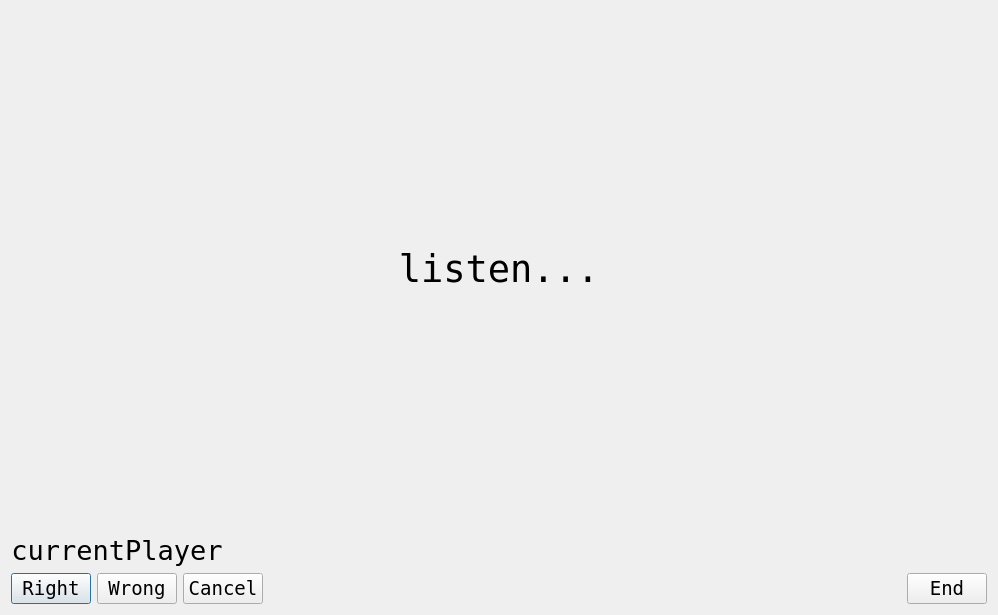
<?xml version="1.0" encoding="UTF-8"?>
<ui version="4.0">
 <class>Answer</class>
 <widget class="QDialog" name="Answer">
  <property name="geometry">
   <rect>
    <x>0</x>
    <y>0</y>
    <width>998</width>
    <height>615</height>
   </rect>
  </property>
  <property name="sizePolicy">
   <sizepolicy hsizetype="Preferred" vsizetype="Preferred">
    <horstretch>0</horstretch>
    <verstretch>0</verstretch>
   </sizepolicy>
  </property>
  <property name="cursor">
   <cursorShape>WhatsThisCursor</cursorShape>
  </property>
  <property name="contextMenuPolicy">
   <enum>Qt::NoContextMenu</enum>
  </property>
  <property name="windowTitle">
   <string>Jeopardy</string>
  </property>
  <property name="windowIcon">
   <iconset>
    <normaloff>Initialize</normaloff>Initialize</iconset>
  </property>
  <layout class="QVBoxLayout" name="verticalLayout">
   <item>
    <widget class="QStackedWidget" name="answerStack">
     <property name="sizePolicy">
      <sizepolicy hsizetype="Expanding" vsizetype="Expanding">
       <horstretch>0</horstretch>
       <verstretch>0</verstretch>
      </sizepolicy>
     </property>
     <property name="lineWidth">
      <number>0</number>
     </property>
     <property name="currentIndex">
      <number>0</number>
     </property>
     <widget class="QWidget" name="answerTxt">
      <layout class="QHBoxLayout" name="horizontalLayout_2">
       <property name="spacing">
        <number>0</number>
       </property>
       <property name="leftMargin">
        <number>0</number>
       </property>
       <property name="topMargin">
        <number>0</number>
       </property>
       <property name="rightMargin">
        <number>0</number>
       </property>
       <property name="bottomMargin">
        <number>0</number>
       </property>
       <item>
        <widget class="QLabel" name="answer">
         <property name="sizePolicy">
          <sizepolicy hsizetype="Expanding" vsizetype="Expanding">
           <horstretch>0</horstretch>
           <verstretch>0</verstretch>
          </sizepolicy>
         </property>
         <property name="font">
          <font>
           <family>Andale Mono</family>
           <pointsize>28</pointsize>
           <weight>50</weight>
           <bold>false</bold>
          </font>
         </property>
         <property name="cursor">
          <cursorShape>WhatsThisCursor</cursorShape>
         </property>
         <property name="text">
          <string>listen...</string>
         </property>
         <property name="textFormat">
          <enum>Qt::RichText</enum>
         </property>
         <property name="scaledContents">
          <bool>false</bool>
         </property>
         <property name="alignment">
          <set>Qt::AlignCenter</set>
         </property>
         <property name="wordWrap">
          <bool>true</bool>
         </property>
        </widget>
       </item>
      </layout>
     </widget>
     <widget class="QWidget" name="answerImg">
      <property name="sizePolicy">
       <sizepolicy hsizetype="Expanding" vsizetype="Expanding">
        <horstretch>0</horstretch>
        <verstretch>0</verstretch>
       </sizepolicy>
      </property>
      <layout class="QVBoxLayout" name="verticalLayout_2">
       <property name="leftMargin">
        <number>0</number>
       </property>
       <property name="topMargin">
        <number>0</number>
       </property>
       <property name="rightMargin">
        <number>0</number>
       </property>
       <property name="bottomMargin">
        <number>0</number>
       </property>
       <item>
        <widget class="QGraphicsView" name="graphicsView">
         <property name="cursor" stdset="0">
          <cursorShape>WhatsThisCursor</cursorShape>
         </property>
        </widget>
       </item>
      </layout>
     </widget>
     <widget class="Phonon::VideoPlayer" name="videoPlayer">
      <property name="cursor">
       <cursorShape>WhatsThisCursor</cursorShape>
      </property>
     </widget>
    </widget>
   </item>
   <item>
    <layout class="QHBoxLayout" name="playerLayout">
     <item>
      <widget class="QLabel" name="currentPlayer">
       <property name="font">
        <font>
         <family>Andale Mono</family>
         <pointsize>20</pointsize>
        </font>
       </property>
       <property name="cursor">
        <cursorShape>WhatsThisCursor</cursorShape>
       </property>
       <property name="text">
        <string>currentPlayer</string>
       </property>
       <property name="alignment">
        <set>Qt::AlignCenter</set>
       </property>
      </widget>
     </item>
     <item>
      <spacer name="horizontalSpacer_2">
       <property name="orientation">
        <enum>Qt::Horizontal</enum>
       </property>
       <property name="sizeType">
        <enum>QSizePolicy::Expanding</enum>
       </property>
       <property name="sizeHint" stdset="0">
        <size>
         <width>40</width>
         <height>20</height>
        </size>
       </property>
      </spacer>
     </item>
     <item>
      <widget class="QLabel" name="time">
       <property name="sizePolicy">
        <sizepolicy hsizetype="Fixed" vsizetype="Preferred">
         <horstretch>0</horstretch>
         <verstretch>0</verstretch>
        </sizepolicy>
       </property>
       <property name="minimumSize">
        <size>
         <width>100</width>
         <height>0</height>
        </size>
       </property>
       <property name="font">
        <font>
         <pointsize>14</pointsize>
        </font>
       </property>
       <property name="text">
        <string/>
       </property>
      </widget>
     </item>
    </layout>
   </item>
   <item>
    <layout class="QHBoxLayout" name="buttonLayout">
     <property name="sizeConstraint">
      <enum>QLayout::SetDefaultConstraint</enum>
     </property>
     <item>
      <widget class="QPushButton" name="buttonRight">
       <property name="sizePolicy">
        <sizepolicy hsizetype="Preferred" vsizetype="Preferred">
         <horstretch>0</horstretch>
         <verstretch>0</verstretch>
        </sizepolicy>
       </property>
       <property name="font">
        <font>
         <family>Andale Mono</family>
         <pointsize>14</pointsize>
         <weight>50</weight>
         <bold>false</bold>
        </font>
       </property>
       <property name="cursor">
        <cursorShape>WhatsThisCursor</cursorShape>
       </property>
       <property name="text">
        <string>Right</string>
       </property>
      </widget>
     </item>
     <item>
      <widget class="QPushButton" name="buttonWrong">
       <property name="sizePolicy">
        <sizepolicy hsizetype="Preferred" vsizetype="Preferred">
         <horstretch>0</horstretch>
         <verstretch>0</verstretch>
        </sizepolicy>
       </property>
       <property name="font">
        <font>
         <family>Andale Mono</family>
         <pointsize>14</pointsize>
         <weight>50</weight>
         <bold>false</bold>
        </font>
       </property>
       <property name="cursor">
        <cursorShape>WhatsThisCursor</cursorShape>
       </property>
       <property name="text">
        <string>Wrong</string>
       </property>
      </widget>
     </item>
     <item>
      <widget class="QPushButton" name="buttonCancel">
       <property name="sizePolicy">
        <sizepolicy hsizetype="Preferred" vsizetype="Preferred">
         <horstretch>0</horstretch>
         <verstretch>0</verstretch>
        </sizepolicy>
       </property>
       <property name="font">
        <font>
         <family>Andale Mono</family>
         <pointsize>14</pointsize>
         <weight>50</weight>
         <bold>false</bold>
        </font>
       </property>
       <property name="cursor">
        <cursorShape>WhatsThisCursor</cursorShape>
       </property>
       <property name="text">
        <string>Cancel</string>
       </property>
      </widget>
     </item>
     <item>
      <spacer name="horizontalSpacer">
       <property name="orientation">
        <enum>Qt::Horizontal</enum>
       </property>
       <property name="sizeHint" stdset="0">
        <size>
         <width>40</width>
         <height>20</height>
        </size>
       </property>
      </spacer>
     </item>
     <item>
      <widget class="QPushButton" name="buttonEnd">
       <property name="sizePolicy">
        <sizepolicy hsizetype="Preferred" vsizetype="Preferred">
         <horstretch>0</horstretch>
         <verstretch>0</verstretch>
        </sizepolicy>
       </property>
       <property name="font">
        <font>
         <family>Andale Mono</family>
         <pointsize>14</pointsize>
         <weight>50</weight>
         <bold>false</bold>
        </font>
       </property>
       <property name="cursor">
        <cursorShape>WhatsThisCursor</cursorShape>
       </property>
       <property name="text">
        <string>End</string>
       </property>
      </widget>
     </item>
    </layout>
   </item>
  </layout>
 </widget>
 <customwidgets>
  <customwidget>
   <class>Phonon::VideoPlayer</class>
   <extends>QWidget</extends>
   <header location="global">phonon/videoplayer.h</header>
  </customwidget>
 </customwidgets>
 <resources/>
 <connections/>
</ui>
